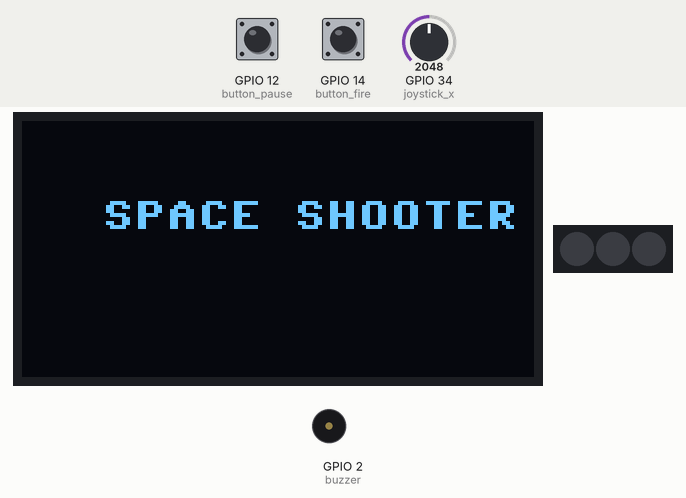
Simulated run of this program. Board: ESP32 board running MicroPython. Parts: 128×64 one-colour display, 3 RGB LEDs in strip order, left to right, buzzer (waves = sounding). The test bench sets the inputs (shaded band); at power-on: GPIO 14 (button_fire) HIGH, GPIO 12 (button_pause) HIGH, GPIO 34 (joystick_x) = 2048 (analog values on the 0–4095 scale). Random numbers come from a fixed seed; what the program prints to the serial console is not drawn.

Above: at 1.2 s.
1.3 s: GPIO 14 (button_fire) pulled LOW for 3.2 s
At 3.15 s:
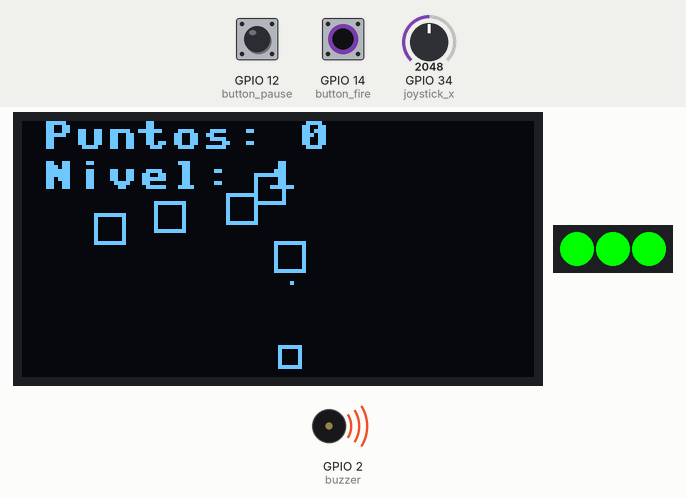
6.0 s: GPIO 12 (button_pause) pulled LOW for 0.15 s
At 7.4 s:
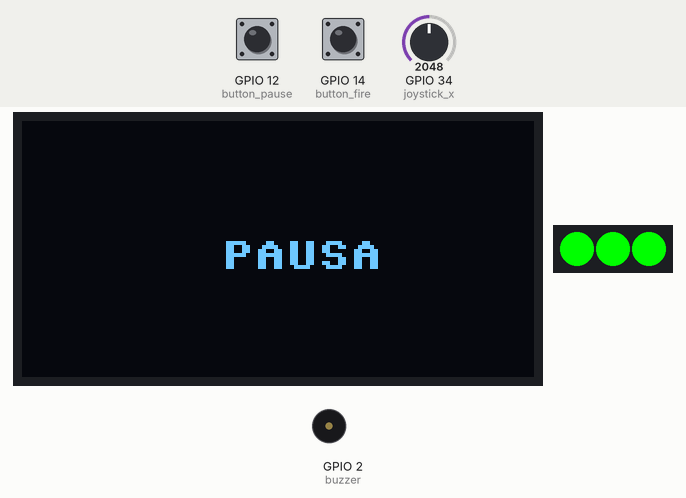
7.8 s: GPIO 12 (button_pause) pulled LOW for 0.15 s
At 8.3 s:
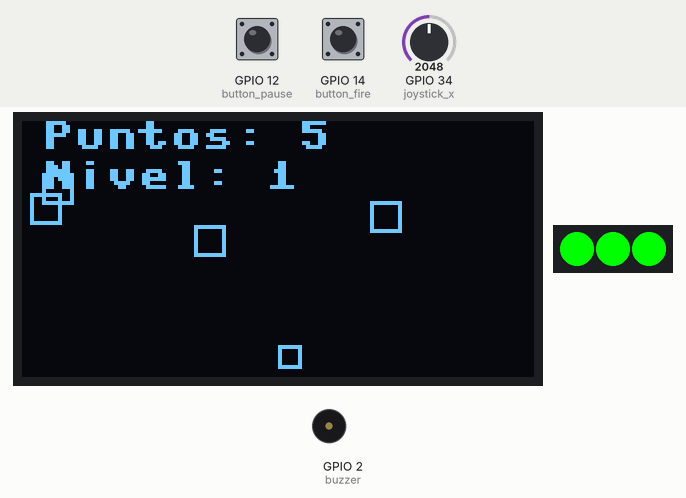
10.9 s: GPIO 34 (joystick_x) set to 2937
13.9 s: GPIO 34 (joystick_x) set to 3050
At 15.0 s:
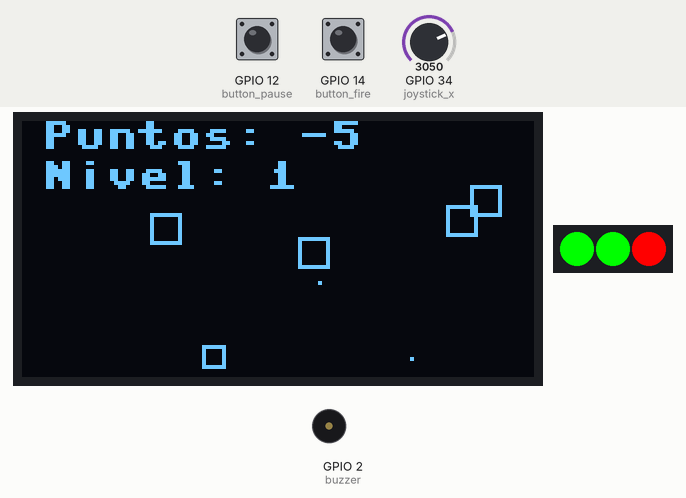
15.4 s: GPIO 12 (button_pause) pulled LOW for 1 s
At 17.1 s:
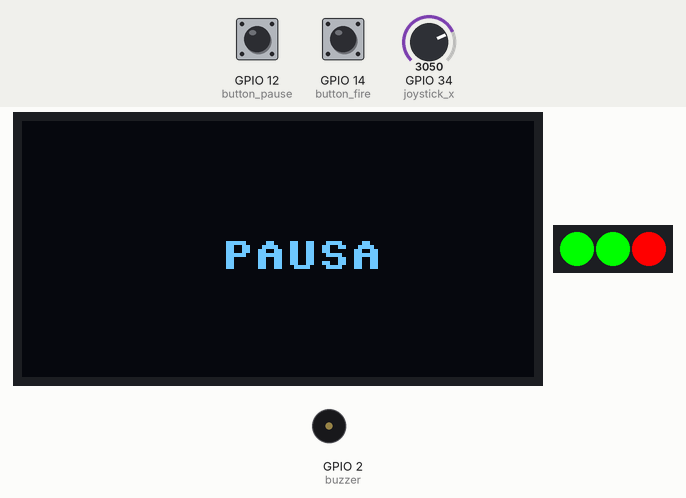
Timing chart, 0 to 18.6 s (numbered marks = the images above; inputs shaded):
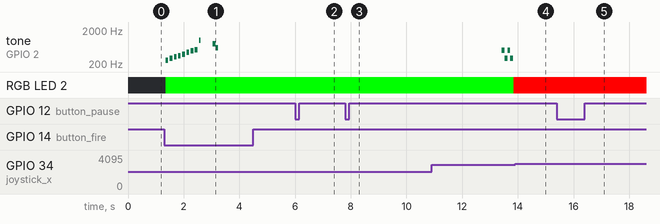

The program:

Galaga.py
```python
from machine import Pin, I2C, PWM, ADC
import ssd1306
import neopixel
import time
import random

# ----------------------- CLASES DEL JUEGO -----------------------
puntaje = 0

class Nave:
    def __init__(self):
        self.x = 64
        self.y = 56
        self.vidas = 3

    def mover(self, valor_x):
        if valor_x > 3000 and self.x < 120:
            self.x -= 1
        elif valor_x < 600 and self.x > 0:
            self.x += 1

    def perder_vida(self):
        global puntaje
        self.vidas -= 1
        puntaje -= 10  # Restar 10 puntos si la nave pierde una vida
        sonido_perder_vida()

    def reset(self):
        self.vidas = 3
        self.x = 64

    def verificar_colision(self, objetos):
        return any(ox <= self.x <= ox + 8 and oy <= self.y <= oy + 8 for ox, oy in objetos)


class Enemigo:
    def __init__(self):
        self.x = random.randint(10, 110)
        self.y = random.randint(5, 30)
        self.velocidad = random.uniform(0.5, 1.2)
        self.direccion = random.choice([-1, 1])
        self.tiempo_disparo = random.randint(50, 100)

    def mover(self):
        self.x += self.direccion * self.velocidad
        if self.x <= 2 or self.x >= 118:
            self.direccion *= -1
            self.y += 3
        self.tiempo_disparo = max(0, self.tiempo_disparo - 1)

    def disparar(self):
        if self.tiempo_disparo == 0:
            self.tiempo_disparo = random.randint(50, 100)
            return True
        return False


class Pantalla:
    def __init__(self, oled):
        self.oled = oled

    def mostrar_texto(self, texto, x, y):
        self.oled.fill(0)
        self.oled.text(texto, x, y)
        self.oled.show()

    def dibujar_juego(self, nave, balas, enemigos, disparos_enemigos):
        self.oled.fill(0)  # Limpiar la pantalla
        self.oled.text(f"Puntos: {puntaje}", 5, 0)  # Mostrar puntaje en la esquina superior izquierda
        self.oled.text(f"Nivel: {nivel}", 5, 10)  # Mostrar nivel debajo del puntaje

        self.oled.rect(int(nave.x), int(nave.y), 6, 6, 1)  # Dibujar la nave

        for x, y in balas:
            self.oled.pixel(int(x), int(y), 1)  # Dibujar balas
        for enemigo in enemigos:
            self.oled.rect(int(enemigo.x), int(enemigo.y), 8, 8, 1)  # Dibujar enemigos
        for x, y in disparos_enemigos:
            self.oled.pixel(int(x), int(y), 1)  # Dibujar disparos enemigos

        self.oled.show()  # Actualizar la pantalla

# ----------------------- FUNCIONES DE SONIDO -----------------------

def reproducir_tono(frecuencia, duracion):
    buzzer.freq(frecuencia)
    buzzer.duty(512)  # 50% de duty cycle
    time.sleep(duracion)
    buzzer.duty(0)

def sonido_gameover():
    """ Reproduce un sonido de Game Over. """
    for _ in range(3):
        reproducir_tono(200, 0.3)
        time.sleep(0.1)

def sonido_perder_vida():
    """ Reproduce un sonido cuando la nave pierde una vida. """
    reproducir_tono(500, 0.1)
    reproducir_tono(300, 0.1)

def sonido_impacto_enemigo():
    """ Reproduce un sonido cuando un enemigo es impactado. """
    reproducir_tono(800, 0.1)
    reproducir_tono(600, 0.1)

def sonido_disparo():
    """ Reproduce un sonido de disparo. """
    reproducir_tono(1000, 0.05)

def melodía_juego():
    """ Reproduce una melodía de fondo durante el juego. """
    notas = [262, 294, 330, 349, 392, 440, 494, 523]  # Notas de la escala
    for nota in notas:
        reproducir_tono(nota, 0.1)
        time.sleep(0.05)

# ----------------------- CONFIGURACIÓN DE HARDWARE -----------------------

i2c = I2C(0, scl=Pin(33), sda=Pin(32))
oled = ssd1306.SSD1306_I2C(128, 64, i2c)
buzzer = PWM(Pin(2), freq=1000, duty=0)

joystick_x = ADC(Pin(34))
joystick_x.atten(ADC.ATTN_11DB)
button_fire = Pin(14, Pin.IN, Pin.PULL_UP)
button_pause = Pin(12, Pin.IN, Pin.PULL_UP)
button_reset = Pin(25, Pin.IN, Pin.PULL_UP)

NUM_PIXELS = 3
neopixels = neopixel.NeoPixel(Pin(15, Pin.OUT), NUM_PIXELS)

nave = Nave()
pantalla = Pantalla(oled)

enemigos = []
balas = []
disparos_enemigos = []

jugando = False
pausado = False
nivel = 1

# ----------------------- FUNCIONES DEL JUEGO -----------------------

def actualizar_vidas():
    for i in range(NUM_PIXELS):
        neopixels[i] = (0, 255, 0) if i < nave.vidas else (255, 0, 0)
    neopixels.write()

def pantalla_inicio():
    pantalla.mostrar_texto("SPACE SHOOTER", 20, 20)
    while button_fire.value():  # Esperar a que se presione el botón de disparo
        time.sleep(0.1)

def juego():
    global jugando, pausado, enemigos, balas, disparos_enemigos, puntaje, nivel

    pantalla_inicio()
    jugando = True
    pausado = False
    nave.reset()
    puntaje = 0  # Reiniciar puntaje
    nivel = 1  # Reiniciar nivel
    actualizar_vidas()
    enemigos = [Enemigo() for _ in range(5)]
    balas.clear()
    disparos_enemigos.clear()
    puede_disparar = True

    melodía_juego()  # Iniciar melodía de fondo

    while jugando:
        if button_fire.value() == 0 and puede_disparar:
            balas.append([nave.x + 3, nave.y])
            sonido_disparo()
            puede_disparar = False
        if button_fire.value() == 1:
            puede_disparar = True

        if button_pause.value() == 0:
            pausado = not pausado
            time.sleep(0.3)
            if pausado:
                pantalla.mostrar_texto("PAUSA", 50, 30)
                while button_pause.value():
                    time.sleep(0.1)

        if button_reset.value() == 0:
            return  # Reiniciar el juego

        if not pausado:
            actualizar()
            pantalla.dibujar_juego(nave, balas, enemigos, disparos_enemigos)

        time.sleep(0.03)

def actualizar():
    global jugando, nivel, puntaje  # Asegúrate de incluir puntaje aquí

    nave.mover(joystick_x.read())

    # Mover balas y verificar colisión con enemigos
    nuevas_balas = []
    enemigos_a_eliminar = []  # Lista para almacenar enemigos a eliminar

    for x, y in balas:
        y -= 2  # Mover bala hacia arriba

        # Verificar colisión con enemigos
        impacto = False
        for enemigo in enemigos:
            if (enemigo.x <= x <= enemigo.x + 8) and (enemigo.y <= y <= enemigo.y + 8):
                enemigos_a_eliminar.append(enemigo)  # Marcar enemigo para eliminar
                sonido_impacto_enemigo()  # Reproducir sonido de impacto
                puntaje += 5  # Sumar 5 puntos por enemigo destruido
                print(f"Puntaje: {puntaje}")  # Imprimir el puntaje para depuración
                impacto = True
                break  # Salimos del bucle, ya que la bala impactó

        if not impacto and y > 0:  # Solo agregar la bala si no impactó y está en pantalla
            nuevas_balas.append((x, y))

    # Eliminar enemigos que fueron impactados
    for enemigo in enemigos_a_eliminar:
        if enemigo in enemigos:  # Verificar que el enemigo esté en la lista antes de eliminar
            enemigos.remove(enemigo)

    balas[:] = nuevas_balas

        # Mover enemigos y agregar disparos enemigos
    for enemigo in enemigos:
        enemigo.mover()
        if enemigo.disparar():
            disparos_enemigos.append([enemigo.x + 3, enemigo.y + 5])

    # Mover disparos enemigos
    nuevos_disparos = []
    for x, y in disparos_enemigos:
        y += 2  # Disparo se mueve hacia abajo
        if y < 64:
            nuevos_disparos.append([x, y])

    disparos_enemigos[:] = nuevos_disparos

    # Verificar colisión de disparos enemigos con la nave
    for disparo in disparos_enemigos[:]:  # Iterar sobre una copia de la lista
        x, y = disparo
        if (nave.x <= x <= nave.x + 6) and (nave.y <= y <= nave.y + 6):
            nave.perder_vida()
            sonido_perder_vida()  # Reproducir sonido de perder vida
            actualizar_vidas()
            disparos_enemigos.remove(disparo)  # Se elimina el disparo que impactó

        if nave.vidas <= 0:
            sonido_gameover()
            oled.fill(0)
            oled.text("GAME OVER", 20, 10)
            oled.text(f"Puntaje: {puntaje}", 20, 30)
            oled.text(f"Nivel: {nivel}", 20, 50)
            oled.show()
            time.sleep(4)
            pantalla_inicio()
            puntaje = 0
            nivel = 1

        if nivel == 10:
            sonido_gameover()
            oled.fill(0)
            oled.text("Good Game", 20, 10)
            oled.text(f"Puntaje: {puntaje}", 20, 30)
            oled.text(f"Nivel: {nivel}", 20, 50)
            oled.show()
            time.sleep(4)
            pantalla_inicio()
            nivel = 1

    # Si no hay más enemigos, subir de nivel
    if not enemigos:
        nivel += 1
        enemigos.extend([Enemigo() for _ in range(5)])
        for enemigo in enemigos:
            enemigo.velocidad += (nivel * 0.8)
            enemigo.tiempo_disparo = max(1, enemigo.tiempo_disparo - (nivel * 10))


# Iniciar el juego
juego()
```

Measured:
- the behaviour switches between 3000 and 3001 on GPIO 34 (joystick_x) (found by bisection; images 3 and 4)
- after the input at 1.3 s, tone on GPIO 2 (buzzer): plays 262 Hz for 0.10 s, 294 Hz for 0.10 s, 330 Hz for 0.10 s, 349 Hz for 0.10 s, 392 Hz for 0.10 s, 440 Hz for 0.10 s … (11 notes in this stretch), starting after 0.05 s; RGB LED 2: off → RGB(0, 255, 0) after 0.05 s
- after the input at 7.8 s, the display: first changes after 0.42 s (image 3 shows a later state)
